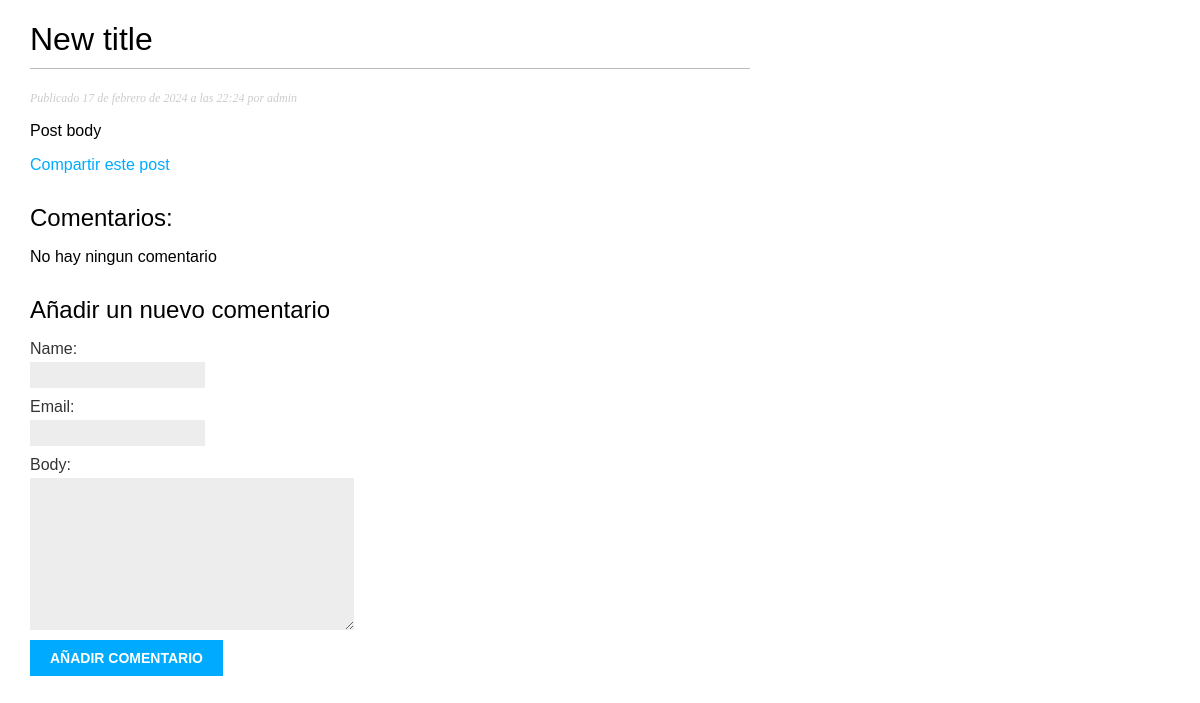
The page /blog/2024/2/17/another-post/ on the database as committed earlier.
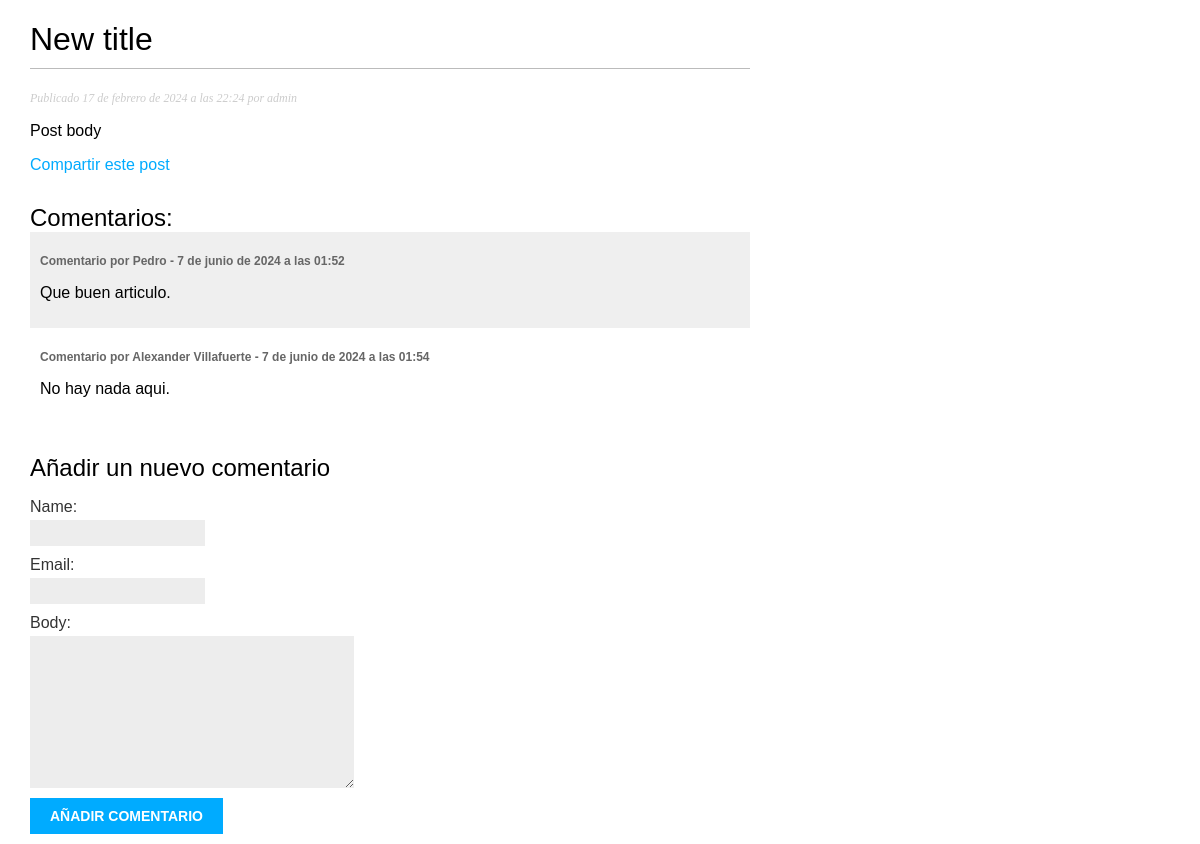
The same page on the database as committed later.
### blog/models.py (models this page shows, shortened)
class Post(models.Model):
    class Estado(models.TextChoices): # Enumeración de opciones de estado : Borrador y Publicado
        BORRADOR = 'BR', 'Borrador'
        PUBLICADO = 'PB', 'Publicado'
    titulo = models.CharField(max_length=250)
    slug = models.SlugField(max_length=250)
    autor = models.ForeignKey(User,
                               on_delete=models.CASCADE)
    cuerpo = models.TextField()
    fecha_publicado = models.DateTimeField(default=timezone.now)
    fecha_creado = models.DateTimeField(auto_now_add=True)
    estado = models.CharField(max_length=2,
                              choices=Estado.choices,
                              default=Estado.BORRADOR)

class Comment(models.Model):
    post = models.ForeignKey(Post,
                             on_delete=models.CASCADE,
                             related_name='comments') # Relación inversa para acceder a los comentarios de un post.
    name = models.CharField(max_length=80)
    email = models.EmailField()
    body = models.TextField()
    created = models.DateTimeField(auto_now_add=True)
    active = models.BooleanField(default=True)

### blog/views.py (the view)
# urls.py: path('<int:year>/<int:month>/<int:day>/<slug:post>/',views.post_detail,name='post_detail'),
def post_detail(request, year, month, day, post):
    post = get_object_or_404(Post,
                            estado=Post.Estado.PUBLICADO,
                            slug=post,
                            fecha_publicado__year=year,
                            fecha_publicado__month=month,
                            fecha_publicado__day=day)
    comments = post.comments.filter(active=True)
    form = CommentForm()
    return render(request,
                  'blog/post/detail.html',
                  {'post': post,
                   'comments': comments,
                   'form': form})

### blog/forms.py
class CommentForm(forms.ModelForm):
    class Meta:
        model = Comment
        fields = ['name', 'email', 'body'] # Campos que se mostrarán en el formulario

### blog/templates/blog/post/detail.html (shortened to what this page needs)
{% extends "blog/base.html" %}
{% block content %}
    <h1>{{ post.titulo }}</h1>
    <p class="date">
        Publicado {{ post.fecha_publicado }} por {{ post.autor }}
    </p>
    {{ post.cuerpo | linebreaks }}
    <p>
        <a href="{% url 'blog:post_share' post.id %}">
            Compartir este post
        </a>
    </p>
    <h2>Comentarios: </h2>
    {% for comment in comments %}
        <div class="comment">
            <p class="info">
                Comentario por {{ comment.name }}
                - {{ comment.created }}
            </p>
            {{ comment.body|linebreaks }}
        </div>
    {% empty %}
        <p>No hay ningun comentario</p>
    {% endfor %}
    <h2>Añadir un nuevo comentario</h2>
    <form action="{% url 'blog:post_comment' post.id %}" method="post">
        {{ form.as_p }}
        <p><input type="submit" value="Añadir comentario"></p>
    </form>
{% endblock %}

### blog/templates/blog/base.html (shortened to what this page needs)
{% load static %}
<!DOCTYPE html>
<html>
<head>
    <link href="{% static 'css/blog.css' %}" rel="stylesheet">
</head>
<body>
    <div id="content">
        {% block content %}
        {% endblock %}
    </div>
</body>
</html>

### blog/static/css/blog.css (style rules this page uses)
body { margin: 0; padding: 0; font-family: helvetica, sans-serif; }
a { color: #00abff; text-decoration: none; }
h1 { font-weight: normal; border-bottom: 1px solid #bbb; padding: 0 0 10px 0; }
h2 { font-weight: normal; margin: 30px 0 0; }
#content { float: left; width: 60%; padding: 0 0 0 30px; }
p.date { color: #ccc; font-family: georgia, serif; font-size: 12px; font-style: italic; }
label { float: left; clear: both; color: #333; margin-bottom: 4px; }
input, textarea { clear: both; float: left; margin: 0 0 10px; background: #ededed; border: 0; padding: 6px 10px; font-size: 12px; }
input[type=submit] { font-weight: bold; background: #00abff; color: #fff; padding: 10px 20px; font-size: 14px; text-transform: uppercase; }
.comment { padding: 10px; }
.comment:nth-child(even) { background: #efefef; }
.comment .info { font-weight: bold; font-size: 12px; color: #666; }

Rows that differ between the two databases and show on the page:
added Comment: name "Pedro", created "7 de junio de 2024 a las 01:52", body "Que buen articulo."
added Comment: name "Alexander Villafuerte", created "7 de junio de 2024 a las 01:54", body "No hay nada aqui."
Other text that changed with them:
text no longer shown: "No hay ningun comentario"
